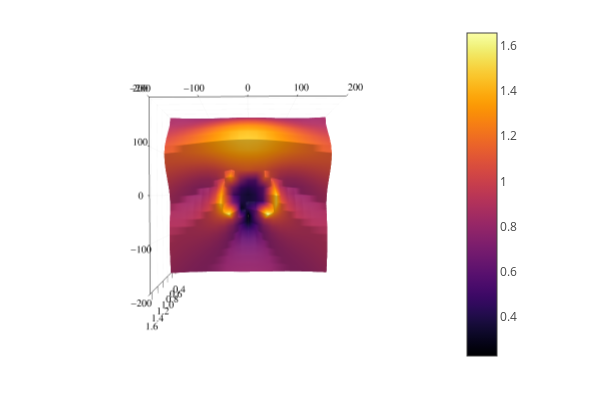

The cell this chart's notebook holds for it:
### Code cell
plotly()
surface(xA,yA,imagenE)

### Figure 1 — Plotly figure (JSON) as saved in the notebook; plotly's stock layout.template omitted (floating-point values rounded to 4 significant figures; data arrays with more than 128 entries replaced by an {"elided": "..."} marker saying what was removed)
{"data": [{"cmax": 1.653, "cmin": 0.2263, "colorbar": {"len": 0.9525, "title": {"text": ""}, "x": 0.7615, "y": 0.5139}, "colorscale": {"elided": "256x2 mixed values"}, "name": "y1", "opacity": null, "scene": "scene", "showlegend": false, "showscale": true, "type": "surface", "x": [-200, -180, -160, -140, -120, -100, -80, -60, -40, -20, 0, 20, 40, 60, 80, 100, 120, 140, 160, 180, 200], "xaxis": "x", "y": [-200, -180, -160, -140, -120, -100, -80, -60, -40, -20, 0, 20, 40, 60, 80, 100, 120, 140, 160, 180, 200], "yaxis": "y", "z": {"elided": "21x21 float values"}, "zaxis": "z", "zmax": 1.653, "zmin": 0.2263}], "layout": {"annotations": [], "height": 400, "legend": {"bgcolor": "rgba(255, 255, 255, 1.000)", "bordercolor": "rgba(0, 0, 0, 1)", "borderwidth": 1, "font": {"color": "rgba(0, 0, 0, 1)", "family": "sans-serif", "size": 11}, "title": {"font": {"color": "rgba(0, 0, 0, 1)", "family": "sans-serif", "size": 15}, "text": ""}, "tracegroupgap": 0, "traceorder": "normal", "x": 1, "xanchor": "auto", "y": 1, "yanchor": "auto"}, "margin": {"b": 20, "l": 0, "r": 0, "t": 20}, "paper_bgcolor": "rgba(255, 255, 255, 1.000)", "plot_bgcolor": "rgba(255, 255, 255, 1.000)", "scene": {"aspectmode": "auto", "aspectratio": {"x": 1, "y": 1, "z": 1}, "camera": {"center": {"x": 0, "y": 0, "z": 0}, "eye": {"x": -8.407e-19, "y": -1.592e-16, "z": 2.6}, "projection": {"type": "perspective"}, "up": {"x": 0, "y": 0, "z": 1}}, "domain": {"x": [0.06582, 0.7615], "y": [0.03762, 0.9902]}, "xaxis": {"gridcolor": "rgba(0, 0, 0, 0.1)", "gridwidth": 0.5, "linecolor": "rgba(0, 0, 0, 1)", "mirror": false, "range": [-200, 200], "showgrid": true, "showline": true, "showticklabels": true, "tickangle": 0, "tickcolor": "rgb(0, 0, 0)", "tickfont": {"color": "rgba(0, 0, 0, 1)", "family": "sans-serif", "size": 11}, "tickmode": "array", "ticks": "inside", "ticktext": ["−200", "−100", "0", "100", "200"], "tickvals": [-200, -100, 0, 100, 200], "title": {"font": {"color": "rgba(0, 0, 0, 1)", "family": "sans-serif", "size": 15}, "text": ""}, "type": "linear", "visible": true, "zeroline": false, "zerolinecolor": "rgba(0, 0, 0, 1)"}, "yaxis": {"gridcolor": "rgba(0, 0, 0, 0.1)", "gridwidth": 0.5, "linecolor": "rgba(0, 0, 0, 1)", "mirror": false, "range": [-200, 200], "showgrid": true, "showline": true, "showticklabels": true, "tickangle": 0, "tickcolor": "rgb(0, 0, 0)", "tickfont": {"color": "rgba(0, 0, 0, 1)", "family": "sans-serif", "size": 11}, "tickmode": "array", "ticks": "inside", "ticktext": ["−200", "−100", "0", "100", "200"], "tickvals": [-200, -100, 0, 100, 200], "title": {"font": {"color": "rgba(0, 0, 0, 1)", "family": "sans-serif", "size": 15}, "text": ""}, "type": "linear", "visible": true, "zeroline": false, "zerolinecolor": "rgba(0, 0, 0, 1)"}, "zaxis": {"gridcolor": "rgba(0, 0, 0, 0.1)", "gridwidth": 0.5, "linecolor": "rgba(0, 0, 0, 1)", "mirror": false, "range": [0.2263, 1.653], "showgrid": true, "showline": true, "showticklabels": true, "tickangle": 0, "tickcolor": "rgb(0, 0, 0)", "tickfont": {"color": "rgba(0, 0, 0, 1)", "family": "sans-serif", "size": 11}, "tickmode": "array", "ticks": "inside", "ticktext": ["0.4", "0.6", "0.8", "1.0", "1.2", "1.4", "1.6"], "tickvals": [0.4, 0.6, 0.8, 1, 1.2, 1.4, 1.6], "title": {"font": {"color": "rgba(0, 0, 0, 1)", "family": "sans-serif", "size": 15}, "text": ""}, "type": "linear", "visible": true, "zeroline": false, "zerolinecolor": "rgba(0, 0, 0, 1)"}}, "showlegend": true, "width": 600}}
